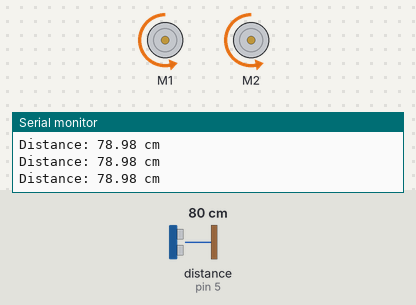
Bench run of a sketch on a simulated Arduino Leonardo, built with avr-gcc and run on an emulated ATmega32U4. Shown: 2 × DC motor (green arrow = forward, orange = backward, longer = faster), the last lines printed to the serial monitor. Wiring (inferred from the names in the program): ultrasonic range finder: trigger pin 4; echo pin 5. The test bench sets the inputs (shaded band); at power-on: distance to the obstacle (sensor on pin 5) 80 cm. The echo pulse lasts 58.3 µs per cm.

Above: at 2.2 s.
2.3 s: distance to the obstacle (sensor on pin 5) set to 2 cm
At 3.2 s:
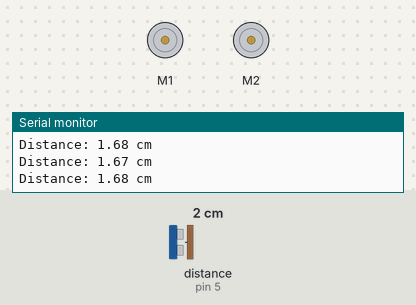
3.8 s: distance to the obstacle (sensor on pin 5) set to 250 cm
At 4.9 s:
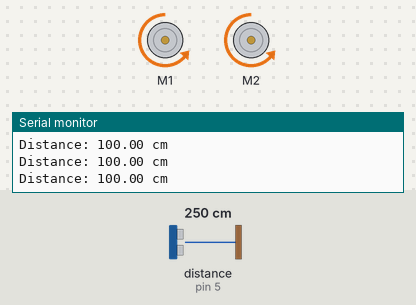
5.3 s: distance to the obstacle (sensor on pin 5) set to 9 cm
At 5.8 s:
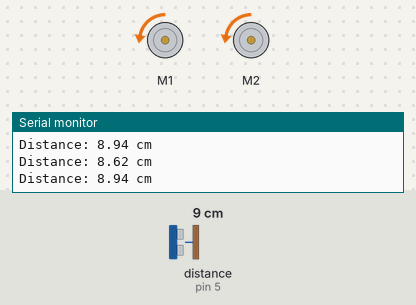
6.8 s: distance to the obstacle (sensor on pin 5) set to 35 cm
At 8.0 s:
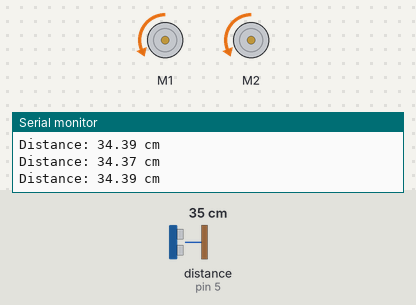
8.3 s: distance to the obstacle (sensor on pin 5) set to 60 cm
At 9.3 s:
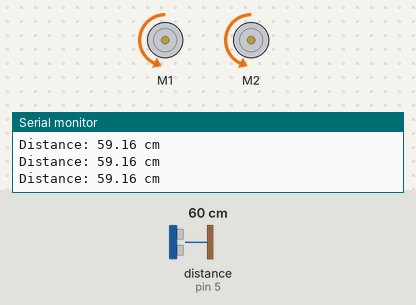
9.8 s: distance to the obstacle (sensor on pin 5) set to 4 cm
At 11.3 s:
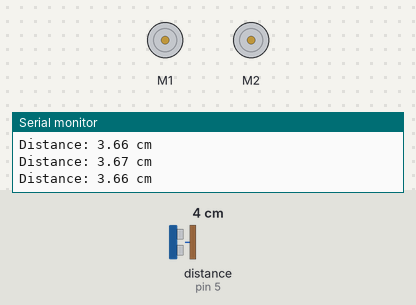
Timing chart, 0 to 12.3 s (numbered marks = the images above; inputs shaded):
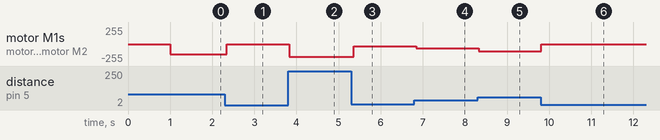

Measured:
- after the input at 2.3 s, motor M1, motor M2: backward 150/255 → stopped after 0.05 s
- after the input at 3.8 s, motor M1, motor M2: stopped → backward 191/255 at once
- after the input at 5.3 s, motor M1, motor M2: backward 191/255 → backward 31/255 after 0.06 s
- after the input at 6.8 s, motor M1, motor M2: backward 31/255 → backward 65/255 after 0.05 s
- after the input at 8.3 s, motor M1, motor M2: backward 65/255 → backward 112/255 at once
- after the input at 9.8 s, motor M1, motor M2: backward 112/255 → stopped at once

The sketch:

example1.ino
```cpp
/* this is one program that doesn't have anything to do with the servo, you just have to make sure your ultrasonic sensor
is positioned properly. currently it gives a reading of the ultrasonic sensor, and depending on how far the reading is, the motors
will speed up or slow down. its basically lab2b. my idea was to take out the if statements for getting it to slow down at a certain point
and just throw in the PID stuff. what im trying to say is just take out everything except what makes the motors move so we can have it moving
strait while the sensor reads 10 and once it starts to deviate, move whatever wheel (most likely the right as the sensor faces left) to get it
back on track. getting it back on track is really the hard part of this whole thing
*/


#include <Pololu3piPlus32U4.h>
using namespace Pololu3piPlus32U4;

Buzzer buzzer;
Motors motors;

// Initialize Ultrasonic
const int echo = 5;
const int trig = 4;

// Ultrasonic Maxs
const int maxD = 100; //(200 cm / 2 meters)

// determine the nomalization factor based on maxD
const float df = maxD / 100;// max distance
const float stopD = 5; // stop distance

// motor constants
const float mbs = 300.0; // motor based speed
const int mms = 50; // motor min speed
// determine the normalization factor based on mbs
const float mf = mbs / 100; // motor factor

// motor compensation (if needed)
const float l_mf= 1.0; // left motor factor
const float r_mf = 1.0; // right motor factor
const float l_mf_thresh = 80; // left motor factor threshold
const float r_mf_thresh = 80; // right motor factor threshold

// ultasonic timing
unsigned long usCm; // ultasonic current millis
unsigned long usPm; // ultasonic previous millies
const unsigned long usPeriod = 50;

// motor timing
unsigned long mCm; // motor current millis
unsigned long mPm; // motor previous millis
const unsigned long mPeriod = 20;

// current US distnace reading
float distance = 0;

void setup()
{
  // put your setup code here, to run once:

  pinMode(echo, INPUT);
  pinMode(trig, OUTPUT);

  delay(1000);
  //buzzer.play("c32");
}

void loop() {
  // put your main code here, to run repeatedly:

  // update the current distance
  usReadCm();

  // update the motor speeds
  setMotors();

}

void usReadCm()
{
  usCm = millis();
  if(usCm > usPm + usPeriod)
  {
    // clears the TRIP_PIN (set low)
    digitalWrite(trig, LOW);
    delayMicroseconds(2);

    // sets the TRIG_PIN HIGH (ACTIVE) for 10 microseconds
    digitalWrite(trig, HIGH);
    delayMicroseconds(10);
    digitalWrite(trig, LOW);

    // Reads the ECHO)PIN,  returns the sound wave travel time in microseconds
    // note the duration (38,000 microseconds) that will allow for reading up max distance supported by teh sensor
    long duration = pulseIn(echo, HIGH, 38000);

    // Calculating the distance
    distance = duration * 0.034 / 2; // Time of flight equation: speed of sound wave divided by 2

    //apply limits
    if(distance > maxD) distance = maxD;
    if(distance == 0) distance = maxD;

    // displays the distance on the Serial Monitor

    Serial.print("Distance: ");
    Serial.print(distance);
    Serial.println(" cm");


    // update the prev millis
    usPm = usCm;
  }
}

void setMotors()
{
  mCm = millis();
  if(mCm > mPm + mPeriod)
  {
    // start out with the motor base speed
    float lSpeed = mbs;
    float rSpeed = mbs;

    // check to see if most current distance measurement is less than / equal to max distance
    if(distance <= maxD)
    {
      float magnitude = (float)(maxD - distance) / df;

      lSpeed = mbs - (magnitude * mf);
      rSpeed = mbs - (magnitude * mf);
    }


    // lower limit check
    if(lSpeed < mms) lSpeed = mms;
    if(rSpeed < mms) rSpeed = mms;

    // check stop distance
    if(distance <= stopD) lSpeed = 0;
    if(distance <= stopD) rSpeed = 0;

    /*
    Serial.print("Left: ");
    Serial.print(lSpeed);
    Serial.print(" Right ");
    Serial.println(rSpeed);
    */

    motors.setSpeeds(-lSpeed, -rSpeed);

    mPm = mCm;
  }
}
```
